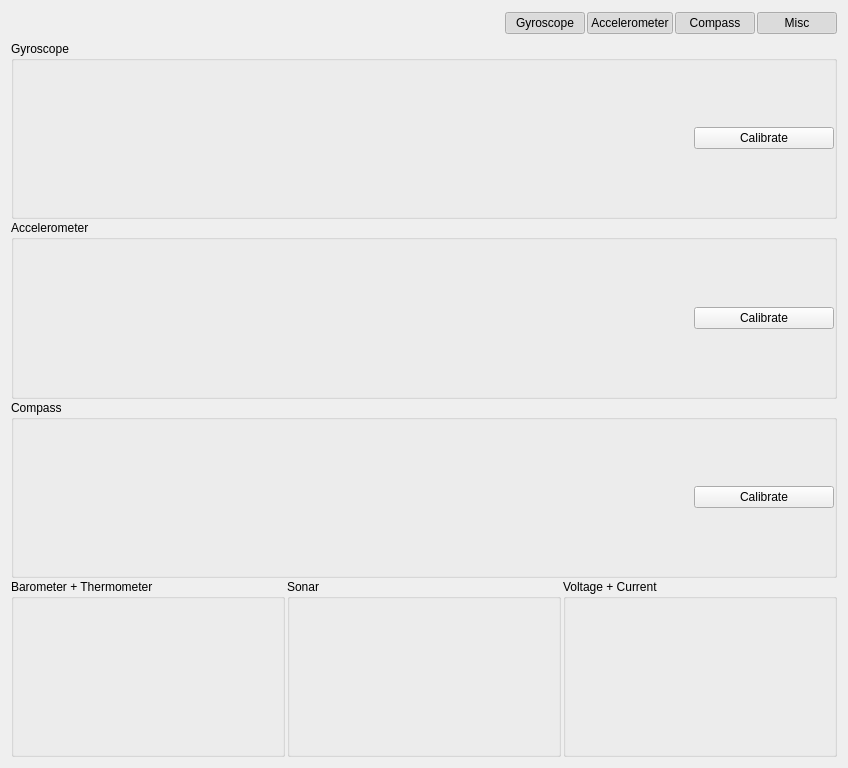
<?xml version="1.0" encoding="UTF-8"?>
<ui version="4.0">
 <class>Sensors</class>
 <widget class="QWidget" name="Sensors">
  <property name="geometry">
   <rect>
    <x>0</x>
    <y>0</y>
    <width>848</width>
    <height>768</height>
   </rect>
  </property>
  <property name="windowTitle">
   <string>Form</string>
  </property>
  <layout class="QVBoxLayout" name="verticalLayout">
   <item>
    <widget class="QWidget" name="widget_3" native="true">
     <property name="sizePolicy">
      <sizepolicy hsizetype="Preferred" vsizetype="Preferred">
       <horstretch>0</horstretch>
       <verstretch>0</verstretch>
      </sizepolicy>
     </property>
     <property name="maximumSize">
      <size>
       <width>16777215</width>
       <height>24</height>
      </size>
     </property>
     <layout class="QHBoxLayout" name="horizontalLayout_6">
      <property name="spacing">
       <number>2</number>
      </property>
      <property name="leftMargin">
       <number>0</number>
      </property>
      <property name="topMargin">
       <number>0</number>
      </property>
      <property name="rightMargin">
       <number>0</number>
      </property>
      <property name="bottomMargin">
       <number>0</number>
      </property>
      <item>
       <spacer name="horizontalSpacer">
        <property name="orientation">
         <enum>Qt::Horizontal</enum>
        </property>
        <property name="sizeHint" stdset="0">
         <size>
          <width>40</width>
          <height>20</height>
         </size>
        </property>
       </spacer>
      </item>
      <item>
       <widget class="QPushButton" name="show_gyroscope">
        <property name="text">
         <string>Gyroscope</string>
        </property>
        <property name="checkable">
         <bool>true</bool>
        </property>
        <property name="checked">
         <bool>true</bool>
        </property>
       </widget>
      </item>
      <item>
       <widget class="QPushButton" name="show_accelerometer">
        <property name="text">
         <string>Accelerometer</string>
        </property>
        <property name="checkable">
         <bool>true</bool>
        </property>
        <property name="checked">
         <bool>true</bool>
        </property>
       </widget>
      </item>
      <item>
       <widget class="QPushButton" name="show_compass">
        <property name="text">
         <string>Compass</string>
        </property>
        <property name="checkable">
         <bool>true</bool>
        </property>
        <property name="checked">
         <bool>true</bool>
        </property>
       </widget>
      </item>
      <item>
       <widget class="QPushButton" name="show_misc">
        <property name="text">
         <string>Misc</string>
        </property>
        <property name="checkable">
         <bool>true</bool>
        </property>
        <property name="checked">
         <bool>true</bool>
        </property>
       </widget>
      </item>
     </layout>
    </widget>
   </item>
   <item>
    <layout class="QHBoxLayout" name="horizontalLayout">
     <property name="spacing">
      <number>1</number>
     </property>
     <item>
      <layout class="QVBoxLayout" name="verticalLayout_3">
       <property name="spacing">
        <number>1</number>
       </property>
       <property name="bottomMargin">
        <number>0</number>
       </property>
       <item>
        <widget class="QGroupBox" name="gyroscope_group">
         <property name="sizePolicy">
          <sizepolicy hsizetype="Preferred" vsizetype="Minimum">
           <horstretch>0</horstretch>
           <verstretch>0</verstretch>
          </sizepolicy>
         </property>
         <property name="title">
          <string>Gyroscope</string>
         </property>
         <property name="flat">
          <bool>true</bool>
         </property>
         <property name="checkable">
          <bool>false</bool>
         </property>
         <layout class="QVBoxLayout" name="verticalLayout_4">
          <property name="spacing">
           <number>0</number>
          </property>
          <property name="leftMargin">
           <number>0</number>
          </property>
          <property name="topMargin">
           <number>0</number>
          </property>
          <property name="rightMargin">
           <number>0</number>
          </property>
          <property name="bottomMargin">
           <number>0</number>
          </property>
          <item>
           <widget class="QWidget" name="g_group" native="true">
            <layout class="QHBoxLayout" name="horizontalLayout_5">
             <property name="spacing">
              <number>2</number>
             </property>
             <property name="leftMargin">
              <number>0</number>
             </property>
             <property name="topMargin">
              <number>0</number>
             </property>
             <property name="rightMargin">
              <number>0</number>
             </property>
             <property name="bottomMargin">
              <number>0</number>
             </property>
             <item>
              <widget class="QWidget" name="plots" native="true">
               <layout class="QVBoxLayout" name="verticalLayout_5">
                <property name="spacing">
                 <number>0</number>
                </property>
                <property name="leftMargin">
                 <number>0</number>
                </property>
                <property name="topMargin">
                 <number>0</number>
                </property>
                <property name="rightMargin">
                 <number>0</number>
                </property>
                <property name="bottomMargin">
                 <number>0</number>
                </property>
                <item>
                 <widget class="QCustomPlot" name="g_plot" native="true">
                  <property name="sizePolicy">
                   <sizepolicy hsizetype="MinimumExpanding" vsizetype="Preferred">
                    <horstretch>0</horstretch>
                    <verstretch>0</verstretch>
                   </sizepolicy>
                  </property>
                 </widget>
                </item>
               </layout>
              </widget>
             </item>
             <item>
              <widget class="QWidget" name="btn" native="true">
               <layout class="QVBoxLayout" name="verticalLayout_12">
                <property name="spacing">
                 <number>0</number>
                </property>
                <property name="leftMargin">
                 <number>0</number>
                </property>
                <property name="topMargin">
                 <number>0</number>
                </property>
                <property name="rightMargin">
                 <number>0</number>
                </property>
                <property name="bottomMargin">
                 <number>0</number>
                </property>
                <item>
                 <widget class="QPushButton" name="g_calibrate">
                  <property name="minimumSize">
                   <size>
                    <width>140</width>
                    <height>0</height>
                   </size>
                  </property>
                  <property name="text">
                   <string>Calibrate</string>
                  </property>
                 </widget>
                </item>
               </layout>
              </widget>
             </item>
            </layout>
           </widget>
          </item>
         </layout>
        </widget>
       </item>
       <item>
        <widget class="QGroupBox" name="accelerometer_group">
         <property name="sizePolicy">
          <sizepolicy hsizetype="Preferred" vsizetype="Minimum">
           <horstretch>0</horstretch>
           <verstretch>0</verstretch>
          </sizepolicy>
         </property>
         <property name="title">
          <string>Accelerometer</string>
         </property>
         <property name="flat">
          <bool>true</bool>
         </property>
         <property name="checkable">
          <bool>false</bool>
         </property>
         <layout class="QVBoxLayout" name="verticalLayout_7">
          <property name="spacing">
           <number>0</number>
          </property>
          <property name="leftMargin">
           <number>0</number>
          </property>
          <property name="topMargin">
           <number>0</number>
          </property>
          <property name="rightMargin">
           <number>0</number>
          </property>
          <property name="bottomMargin">
           <number>0</number>
          </property>
          <item>
           <widget class="QWidget" name="a_group" native="true">
            <layout class="QHBoxLayout" name="horizontalLayout_4">
             <property name="spacing">
              <number>2</number>
             </property>
             <property name="leftMargin">
              <number>0</number>
             </property>
             <property name="topMargin">
              <number>0</number>
             </property>
             <property name="rightMargin">
              <number>0</number>
             </property>
             <property name="bottomMargin">
              <number>0</number>
             </property>
             <item>
              <widget class="QWidget" name="plots_2" native="true">
               <layout class="QVBoxLayout" name="verticalLayout_6">
                <property name="spacing">
                 <number>0</number>
                </property>
                <property name="leftMargin">
                 <number>0</number>
                </property>
                <property name="topMargin">
                 <number>0</number>
                </property>
                <property name="rightMargin">
                 <number>0</number>
                </property>
                <property name="bottomMargin">
                 <number>0</number>
                </property>
                <item>
                 <widget class="QCustomPlot" name="a_plot" native="true">
                  <property name="sizePolicy">
                   <sizepolicy hsizetype="MinimumExpanding" vsizetype="Preferred">
                    <horstretch>0</horstretch>
                    <verstretch>0</verstretch>
                   </sizepolicy>
                  </property>
                 </widget>
                </item>
               </layout>
              </widget>
             </item>
             <item>
              <widget class="QWidget" name="btn_2" native="true">
               <layout class="QVBoxLayout" name="verticalLayout_13">
                <property name="spacing">
                 <number>0</number>
                </property>
                <property name="leftMargin">
                 <number>0</number>
                </property>
                <property name="topMargin">
                 <number>0</number>
                </property>
                <property name="rightMargin">
                 <number>0</number>
                </property>
                <property name="bottomMargin">
                 <number>0</number>
                </property>
                <item>
                 <widget class="QPushButton" name="a_calibrate">
                  <property name="minimumSize">
                   <size>
                    <width>140</width>
                    <height>0</height>
                   </size>
                  </property>
                  <property name="text">
                   <string>Calibrate</string>
                  </property>
                 </widget>
                </item>
               </layout>
              </widget>
             </item>
            </layout>
           </widget>
          </item>
         </layout>
        </widget>
       </item>
       <item>
        <widget class="QGroupBox" name="compass_group">
         <property name="sizePolicy">
          <sizepolicy hsizetype="Preferred" vsizetype="Minimum">
           <horstretch>0</horstretch>
           <verstretch>0</verstretch>
          </sizepolicy>
         </property>
         <property name="title">
          <string>Compass</string>
         </property>
         <property name="checkable">
          <bool>false</bool>
         </property>
         <layout class="QVBoxLayout" name="verticalLayout_9">
          <property name="spacing">
           <number>0</number>
          </property>
          <property name="leftMargin">
           <number>0</number>
          </property>
          <property name="topMargin">
           <number>0</number>
          </property>
          <property name="rightMargin">
           <number>0</number>
          </property>
          <property name="bottomMargin">
           <number>0</number>
          </property>
          <item>
           <widget class="QWidget" name="widget" native="true">
            <layout class="QHBoxLayout" name="horizontalLayout_2">
             <property name="spacing">
              <number>0</number>
             </property>
             <property name="leftMargin">
              <number>0</number>
             </property>
             <property name="topMargin">
              <number>0</number>
             </property>
             <property name="rightMargin">
              <number>0</number>
             </property>
             <property name="bottomMargin">
              <number>0</number>
             </property>
             <item>
              <widget class="QCustomPlot" name="c_plot" native="true">
               <property name="sizePolicy">
                <sizepolicy hsizetype="MinimumExpanding" vsizetype="Preferred">
                 <horstretch>0</horstretch>
                 <verstretch>0</verstretch>
                </sizepolicy>
               </property>
              </widget>
             </item>
             <item>
              <widget class="QWidget" name="widget_2" native="true">
               <layout class="QVBoxLayout" name="verticalLayout_2">
                <property name="spacing">
                 <number>0</number>
                </property>
                <property name="leftMargin">
                 <number>0</number>
                </property>
                <property name="topMargin">
                 <number>0</number>
                </property>
                <property name="rightMargin">
                 <number>0</number>
                </property>
                <property name="bottomMargin">
                 <number>0</number>
                </property>
                <item>
                 <widget class="QPushButton" name="c_calibrate">
                  <property name="minimumSize">
                   <size>
                    <width>140</width>
                    <height>0</height>
                   </size>
                  </property>
                  <property name="maximumSize">
                   <size>
                    <width>16777215</width>
                    <height>16777215</height>
                   </size>
                  </property>
                  <property name="text">
                   <string>Calibrate</string>
                  </property>
                 </widget>
                </item>
               </layout>
              </widget>
             </item>
            </layout>
           </widget>
          </item>
         </layout>
        </widget>
       </item>
       <item>
        <widget class="QWidget" name="misc_group" native="true">
         <layout class="QHBoxLayout" name="horizontalLayout_7">
          <property name="spacing">
           <number>2</number>
          </property>
          <property name="leftMargin">
           <number>0</number>
          </property>
          <property name="topMargin">
           <number>0</number>
          </property>
          <property name="rightMargin">
           <number>0</number>
          </property>
          <property name="bottomMargin">
           <number>0</number>
          </property>
          <item>
           <widget class="QGroupBox" name="bt_group">
            <property name="title">
             <string>Barometer + Thermometer</string>
            </property>
            <property name="checkable">
             <bool>false</bool>
            </property>
            <layout class="QVBoxLayout" name="verticalLayout_10">
             <property name="spacing">
              <number>0</number>
             </property>
             <property name="leftMargin">
              <number>0</number>
             </property>
             <property name="topMargin">
              <number>0</number>
             </property>
             <property name="rightMargin">
              <number>0</number>
             </property>
             <property name="bottomMargin">
              <number>0</number>
             </property>
             <item>
              <widget class="QCustomPlot" name="bt_plot" native="true"/>
             </item>
            </layout>
           </widget>
          </item>
          <item>
           <widget class="QGroupBox" name="sonar_group">
            <property name="title">
             <string>Sonar</string>
            </property>
            <property name="flat">
             <bool>true</bool>
            </property>
            <property name="checkable">
             <bool>false</bool>
            </property>
            <layout class="QVBoxLayout" name="verticalLayout_8">
             <property name="leftMargin">
              <number>0</number>
             </property>
             <property name="topMargin">
              <number>0</number>
             </property>
             <property name="rightMargin">
              <number>0</number>
             </property>
             <property name="bottomMargin">
              <number>0</number>
             </property>
             <item>
              <widget class="QCustomPlot" name="sonar_plot" native="true"/>
             </item>
            </layout>
           </widget>
          </item>
          <item>
           <widget class="QGroupBox" name="vc_group">
            <property name="title">
             <string>Voltage + Current</string>
            </property>
            <layout class="QVBoxLayout" name="verticalLayout_11">
             <property name="spacing">
              <number>0</number>
             </property>
             <property name="leftMargin">
              <number>0</number>
             </property>
             <property name="topMargin">
              <number>0</number>
             </property>
             <property name="rightMargin">
              <number>0</number>
             </property>
             <property name="bottomMargin">
              <number>0</number>
             </property>
             <item>
              <widget class="QCustomPlot" name="vc_plot" native="true"/>
             </item>
            </layout>
           </widget>
          </item>
         </layout>
        </widget>
       </item>
      </layout>
     </item>
    </layout>
   </item>
  </layout>
 </widget>
 <customwidgets>
  <customwidget>
   <class>QCustomPlot</class>
   <extends>QWidget</extends>
   <header>qcustomplot.h</header>
   <container>1</container>
  </customwidget>
 </customwidgets>
 <resources/>
 <connections>
  <connection>
   <sender>show_gyroscope</sender>
   <signal>toggled(bool)</signal>
   <receiver>gyroscope_group</receiver>
   <slot>setVisible(bool)</slot>
   <hints>
    <hint type="sourcelabel">
     <x>181</x>
     <y>24</y>
    </hint>
    <hint type="destinationlabel">
     <x>423</x>
     <y>129</y>
    </hint>
   </hints>
  </connection>
  <connection>
   <sender>show_accelerometer</sender>
   <signal>toggled(bool)</signal>
   <receiver>accelerometer_group</receiver>
   <slot>setVisible(bool)</slot>
   <hints>
    <hint type="sourcelabel">
     <x>345</x>
     <y>18</y>
    </hint>
    <hint type="destinationlabel">
     <x>71</x>
     <y>232</y>
    </hint>
   </hints>
  </connection>
  <connection>
   <sender>show_compass</sender>
   <signal>toggled(bool)</signal>
   <receiver>compass_group</receiver>
   <slot>setVisible(bool)</slot>
   <hints>
    <hint type="sourcelabel">
     <x>594</x>
     <y>29</y>
    </hint>
    <hint type="destinationlabel">
     <x>57</x>
     <y>410</y>
    </hint>
   </hints>
  </connection>
  <connection>
   <sender>show_misc</sender>
   <signal>toggled(bool)</signal>
   <receiver>misc_group</receiver>
   <slot>setVisible(bool)</slot>
   <hints>
    <hint type="sourcelabel">
     <x>719</x>
     <y>14</y>
    </hint>
    <hint type="destinationlabel">
     <x>423</x>
     <y>667</y>
    </hint>
   </hints>
  </connection>
 </connections>
</ui>
